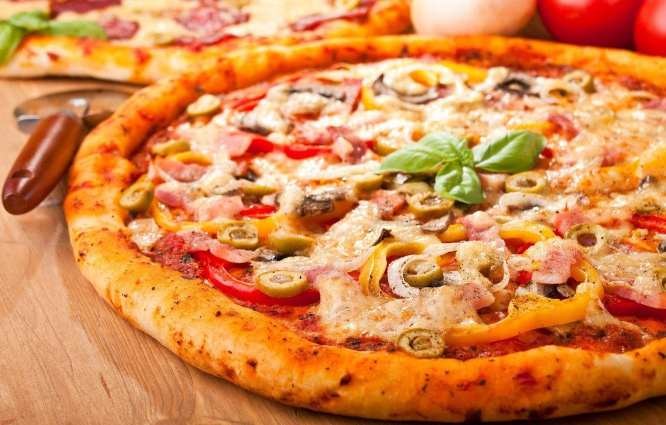
#> input picture dataset/pizza/4333461.jpg, 1332 x 850 px (shown at 1/2 size)
$ python main.py
#> lines starting #> are read from the running program, lines starting #| are printed output that depends on the picture
import os
import cv2
import numpy as np
from sklearn.model_selection import train_test_split
from sklearn.svm import SVC
from sklearn.metrics import accuracy_score

data = []
labels = []

dataset_path = "dataset"

categories = ["pizza", "burger"]

# Load images
for category in categories:

    path = os.path.join(dataset_path, category)

    label = categories.index(category)

    for image_name in os.listdir(path):

        image_path = os.path.join(path, image_name)

        image = cv2.imread(image_path)
#> image is the input picture: shape (850, 1332, 3); mean B, G, R 76.1, 135.7, 214.4

        image = cv2.resize(image, (64, 64))
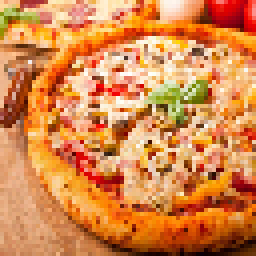
#> image: shape (64, 64, 3) (shown 4 times larger); mean B, G, R 75.9, 135.6, 214.5

        data.append(image.flatten())

        labels.append(label)
#> pass 2 of the loop `for category in categories:`:
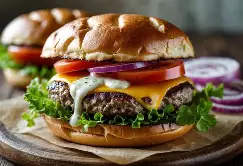
#> input picture dataset/burger/OIP.webp, 243 x 166 px
#> image is the input picture: shape (166, 243, 3); mean B, G, R 71, 96.6, 118.8
#> `image = cv2.resize(image, (64, 64))`:
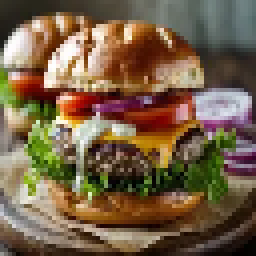
#> image: shape (64, 64, 3) (shown 4 times larger); mean B, G, R 70.8, 96.4, 118.6

# Convert into arrays
X = np.array(data)
y = np.array(labels)

# Split dataset
X_train, X_test, y_train, y_test = train_test_split(
    X,
    y,
    test_size=0.2,
    random_state=42
)

# Create model
model = SVC()

# Train model
model.fit(X_train, y_train)

# Predict
y_pred = model.predict(X_test)

# Accuracy
accuracy = accuracy_score(y_test, y_pred)

print("Model Accuracy:", accuracy)
